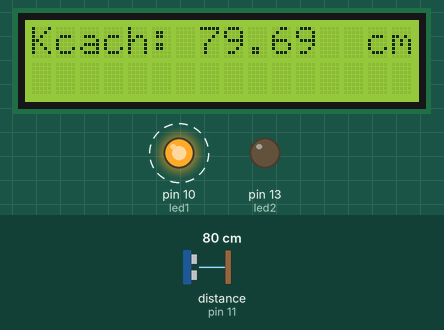
A sketch run on a simulated Arduino Uno, built with avr-gcc and run on an emulated ATmega328P. Shown: 16×2 character LCD, output pins drawn as LEDs (lit = HIGH). Wiring (inferred from the names in the program): ultrasonic range finder: trigger pin 12; echo pin 11. Dashed ring = blinking. Inputs (shaded band) come from the test bench; at power-on: distance to the obstacle (sensor on pin 11) 80 cm. The echo pulse lasts 58.3 µs per cm; pins used as bus, display or sensor lines are not drawn; what the sketch prints to the serial monitor is not drawn.

Above: at 1.2 s.
1.3 s: distance to the obstacle (sensor on pin 11) set to 56 cm
At 2.8 s:
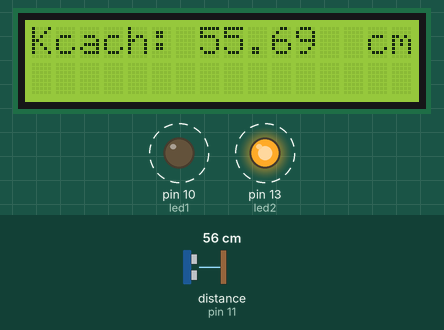
4.3 s: distance to the obstacle (sensor on pin 11) set to 48 cm
At 5.1 s:
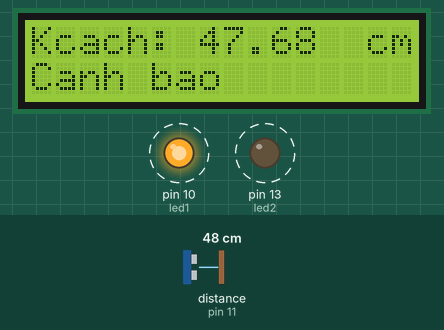
5.8 s: distance to the obstacle (sensor on pin 11) set to 2 cm
At 6.5 s:
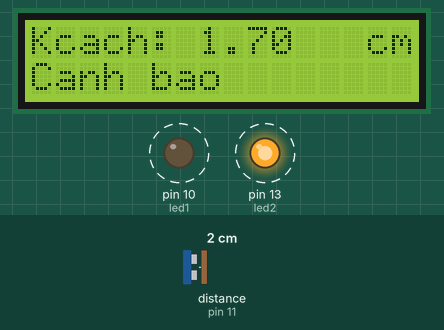
Timing chart, 0 to 13.3 s (numbered marks = the images above; inputs shaded):
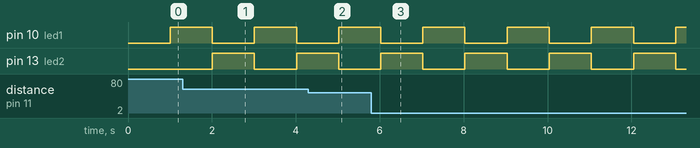

Measured:
- the behaviour switches between 51 and 50 cm on distance to the obstacle (sensor on pin 11) (found by bisection; images 1 and 2)
- after the input at 1.3 s, the display: changes at once (image 1)
- after the input at 4.3 s, the display: first changes at once (image 2 shows a later state)
- by itself, pin 10 (led1), pin 13 (led2): alternates HIGH for 1.0 s and LOW for 1.0 s
- what the display in image 1 shows lasts 2.0 s, from 2.0 s to 4.0 s

The sketch:

code.ino
```cpp
#include <LiquidCrystal.h>  // thư viên cho led 16x2
int trig = 12, echo = 11;
int led1 = 10;
int led2 = 13;

int RS =8;
int Enable = 9;
int D4=4,D5=5,D6=6,D7=7;
int led_value,percent;

LiquidCrystal lcd(RS,Enable,D4,D5,D6,D7);  //khởi tạo

unsigned long previousMillis = 0;
int led1s = LOW;
int led2s = HIGH;


void setup()
{
   lcd.begin(16,2);
  pinMode(trig,OUTPUT);
  pinMode(echo,INPUT);
  pinMode(led1, OUTPUT);
  pinMode(led2, OUTPUT);
  Serial.begin(9600);
  lcd.print("Kcach: ");
  lcd.setCursor(13,0);
  lcd.print(" cm");
}
float distance(){
  digitalWrite(trig, HIGH);
  delayMicroseconds(5);
  digitalWrite(trig,LOW);
  int timer = pulseIn(echo, HIGH);
  return timer/58.3f;

}

void loop()
{
  float x = distance();
  Serial.println(x);
  lcd.setCursor(7,0);

  lcd.print("       ");  //đè khoảng trắng vì khi 1 kí tự đã vẽ lên thì nó ko tự xóa đi trong lần loop sau
  lcd.setCursor(7,0);
  lcd.print(x);

  if(x<50)
  {
  	lcd.setCursor(0,1);
    lcd.print("Canh bao");
  }
  else
  {
  	lcd.setCursor(0,1);
    lcd.print("        ");
  }
  //delay(1000);

  unsigned long currentMillis = millis();
  /*millis() có nhiệm vụ trả về một số - là thời gian
  (tính theo mili giây)
  kể từ lúc mạch Arduino bắt đầu chương trình của bạn.
  Nó sẽ tràn số và quay số 0 (sau đó tiếp tục tăng) sau 50 ngày.
*/
  if (currentMillis - previousMillis >= 1000) {
    // save the last time you blinked the LED
    previousMillis = currentMillis;

    // if the LED is off turn it on and vice-versa:
    if (led1s == LOW) {
      led1s = HIGH;
      led2s = LOW;
    } else {
       led2s = HIGH;
      led1s = LOW;
    }

    // set the LED with the ledState of the variable:
    digitalWrite(led1, led1s);
    digitalWrite(led2, led2s);
  }

}
```
